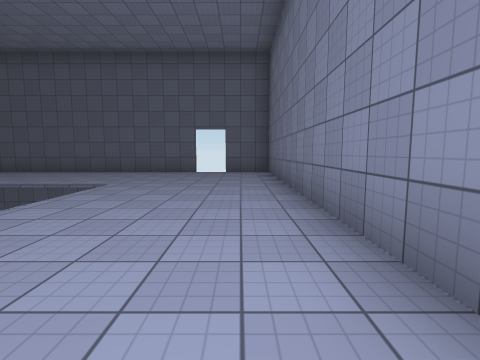
[1] (above)

19 first-person views from a walk through a scene from a Unity 3-D project. The camera is 1.3 m above the floor, tilts 6° down and sees 85° across. The floor is counted in squares, 2 m on a side. Each view is taken from the middle of a square. On the plan, view 1 faces up. The plan holds only what a view shows up to about 9 squares ahead; the rest is blank. The place goes on beyond the plan. The player is left out. Door leaves are left out, so doorways stand open. Surface patterns are stand-ins for the level's own textures.

[2]
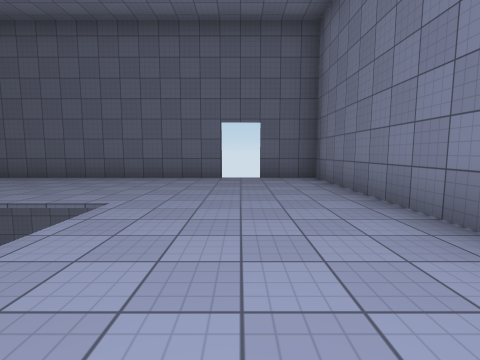

[3]
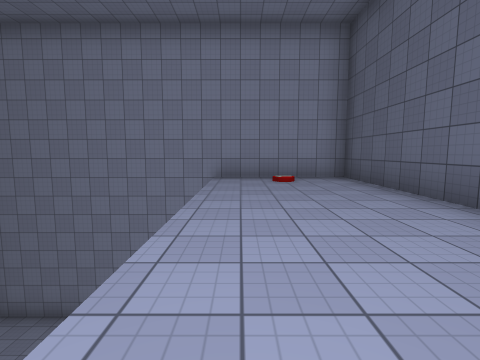

[4]
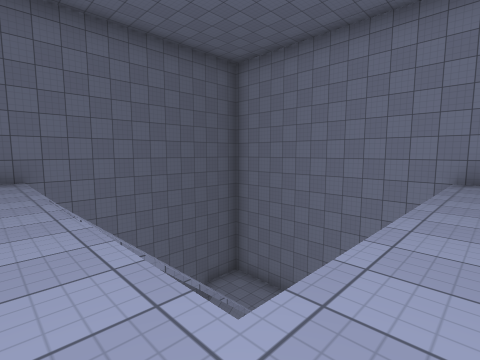

[5]
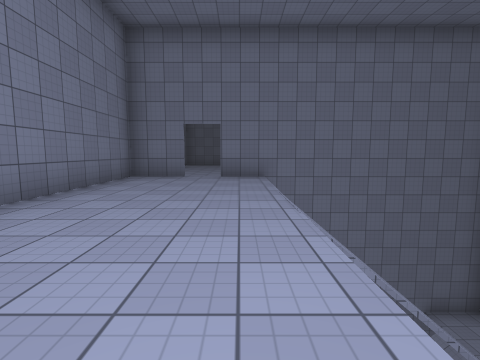

[6]
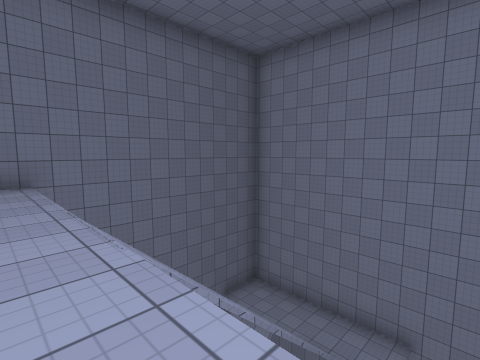

[7]
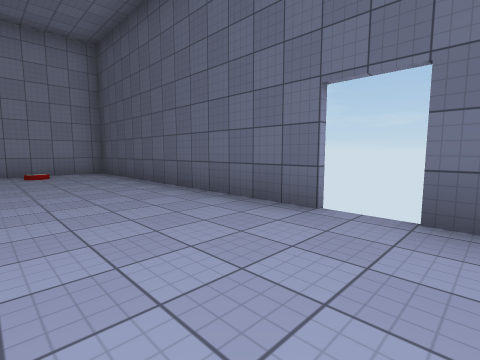

[8]
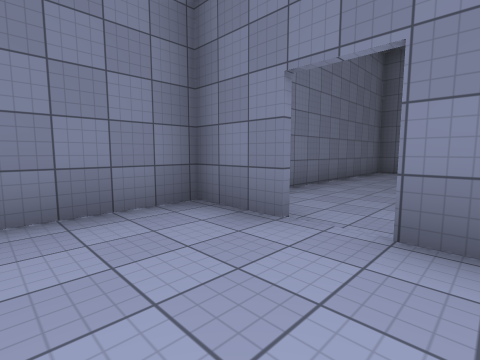

[9]
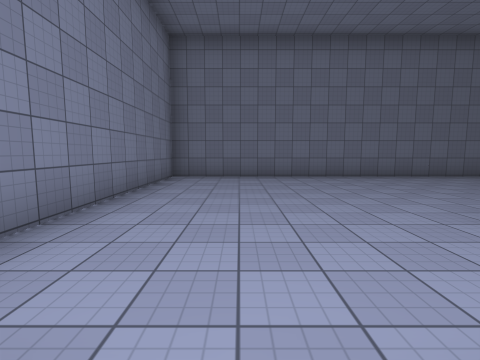

[10]
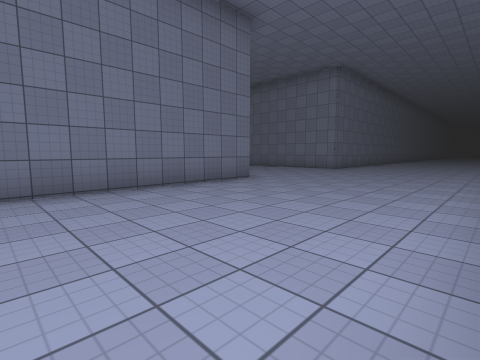

[11]
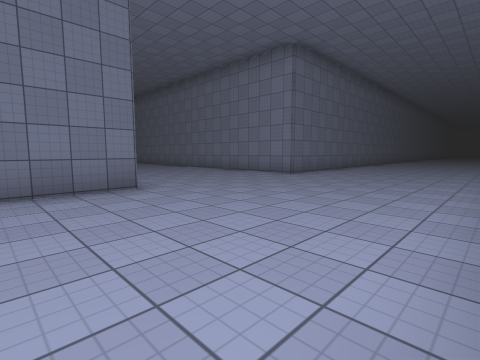

[12]
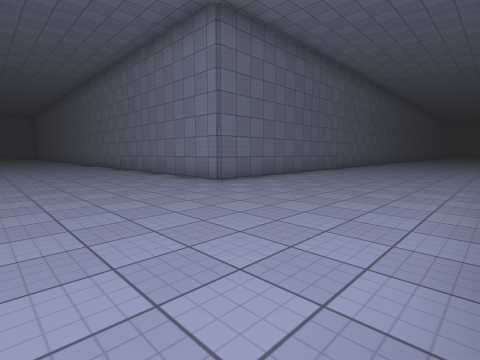

[13]
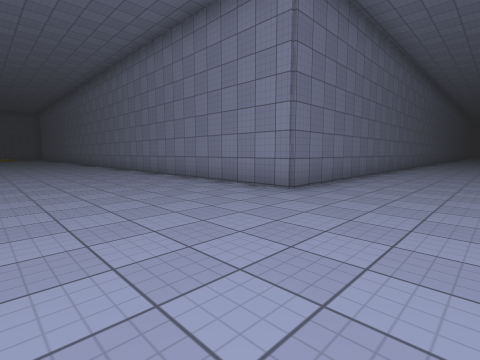

[14]
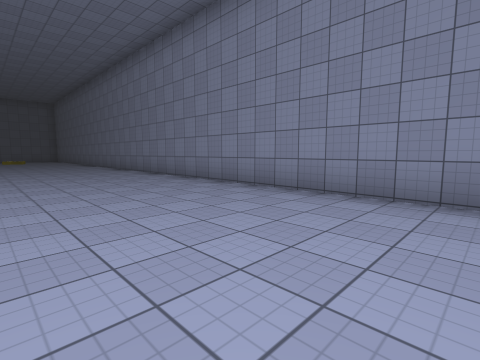

[15]
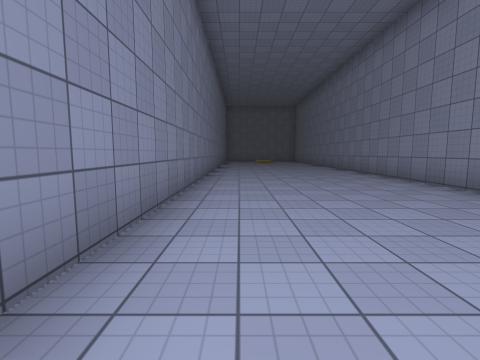

[16]
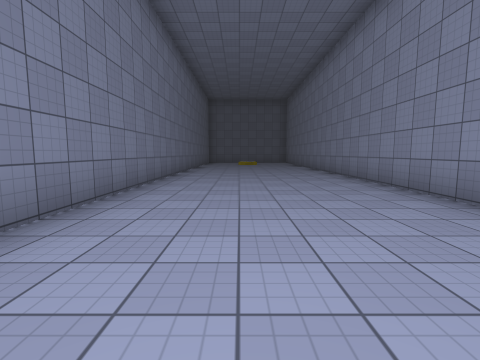

[17]
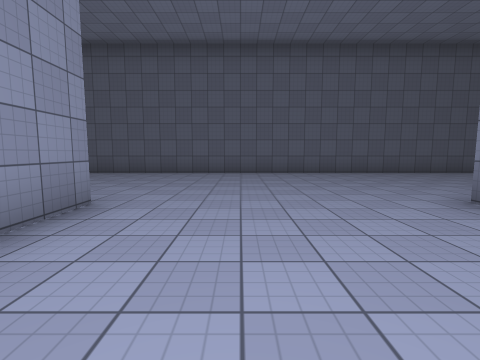

[18]
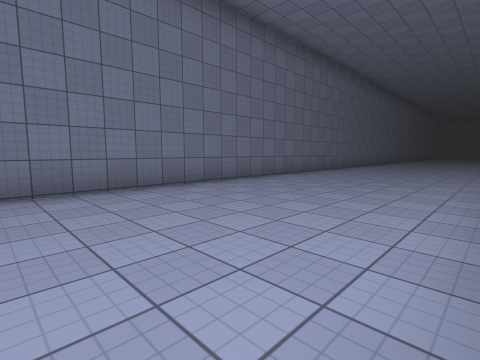

[19]
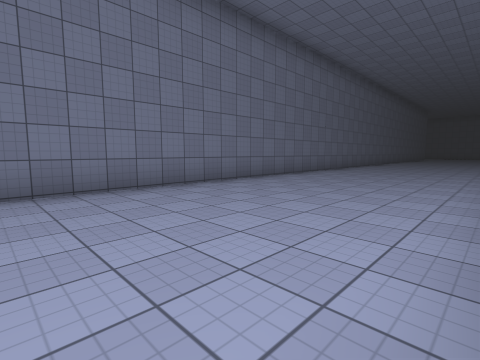

### Floor plan
Key: @ floor where view 1 was taken; # wall or solid block; . main floor; - floor 7.75 m lower than the main floor; / step, stairs or slope; D open door; v drop or lower ground; O other object.
Columns run from 30 left of view 1 to 1 right of it. Each row starts with its distance up from view 1.
  9                      #######DD##
  8                      #.........#
  7                      #O........#
  6                      #.........#
  5                      #vvvvvv...#
  4                      #v    v...#
  3                      #-/////...#
  2                      #-/////...#
  1                      #-v   v...#
  0                      #-/   /..@#
 -1                      ###  ###.##
 -2                             ...#
 -3              ############# ....#
 -4  ..............................#
 -5 ...............................#
 -6 ...............................#
 -7  ..............................#
 -8   .............................#
 -9   ###############....###########
-10                 #....
-11                 #....
-12                 #....
-13                 #....
-14                 #....
-15                 #....
-16                 #....#
-17                 #....#
-18                 #....#
-19                 #....#
-20                 #....#
-21                 #....#
-22                 #....#
-23                 #....#
-24                 #....#
-25                 #....#
-26                 #....#

Positions as (right, up) in squares from view 1, and headings:
1: (0, 0), facing up
2: (-1, 2), facing up
3: (-2, 6), facing left
4: (-2, 6), facing down-left
5: (-2, 6), facing down
6: (-2, 5), facing down-left
7: (0, 6), facing up-left
8: (-2, 1), facing down-right
9: (-1, -1), facing down
10: (-4, -4), facing down-left
11: (-7, -4), facing down-left
12: (-10, -4), facing down-left
13: (-10, -6), facing down-left
14: (-10, -12), facing down-left
15: (-10, -15), facing down
16: (-11, -17), facing down
17: (-12, -12), facing up
18: (-17, -4), facing down-left
19: (-20, -4), facing down-left
